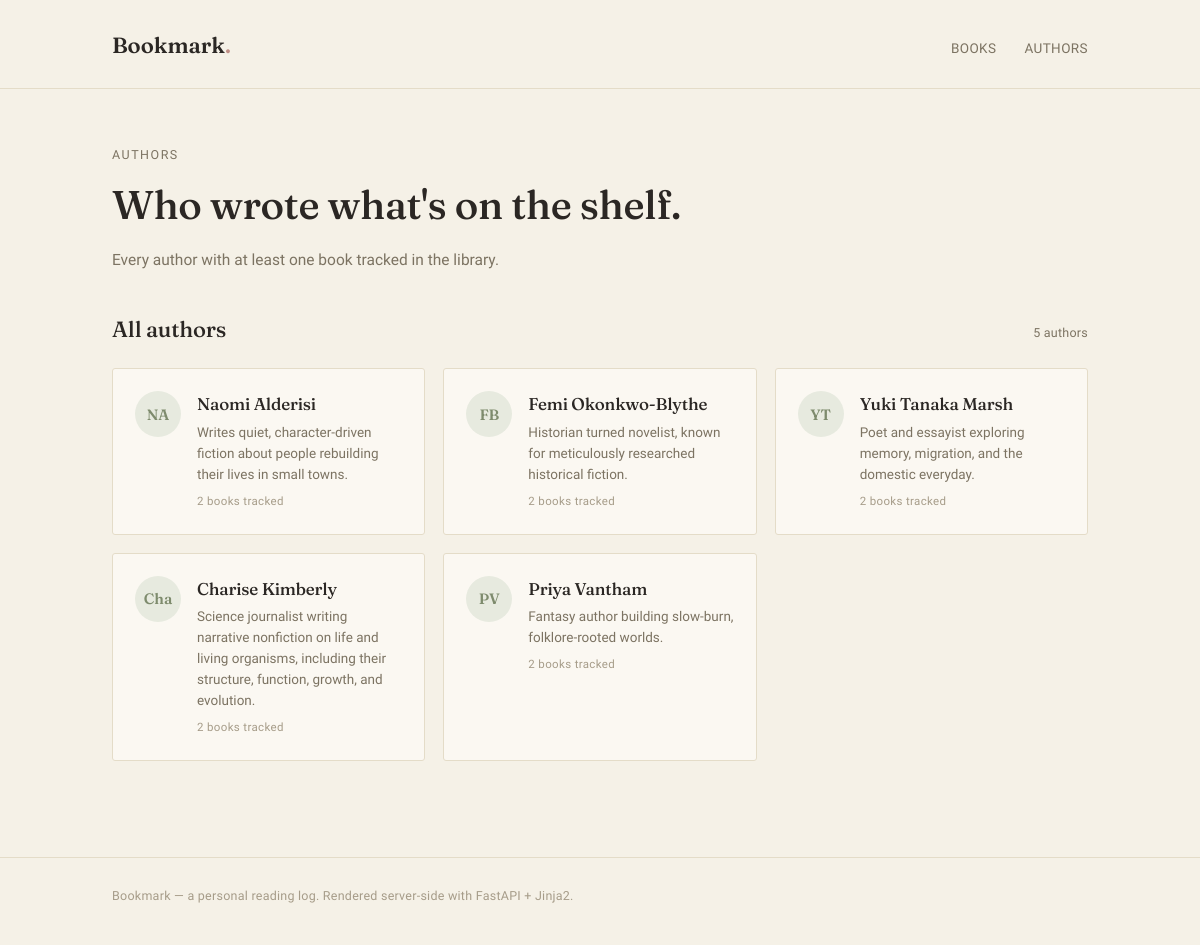
The app's page /authors with its own data.
### models.py (models this page shows)
class Author(Base):
    __tablename__ = "authors"
    id: Mapped[int] = mapped_column(primary_key=True, index=True)
    name: Mapped[str] = mapped_column(String(100), nullable=False)
    bio: Mapped[str | None] = mapped_column(String(500), nullable=True)
    initials: Mapped[str | None] = mapped_column(String(10), nullable=True)
    books: Mapped[list["Book"]] = relationship(back_populates="author", cascade="all, delete-orphan")

### main.py (the view)
@app.get("/authors", include_in_schema=False)
def authors_page(request: Request, db: Annotated[Session, Depends(get_db)]):
    result = db.execute(select(models.Author))
    authors = result.scalars().all()
    result = db.execute(select(models.Book))
    books = result.scalars().all()
    return templates.TemplateResponse(
        request,
        "authors.html",
        {"authors" : authors, "books" : books}
    )

### templates/authors.html
{% extends "index.html" %}
{% block content %}
  <div class="wrap">
    <section class="hero" style="margin-bottom: 40px;">
      <div class="eyebrow">Authors</div>
      <h1>Who wrote what's on the shelf.</h1>
      <p class="sub">Every author with at least one book tracked in the library.</p>
    </section>
    <section>
      <div class="section-head">
        <h2>All authors</h2>
        <span class="count-tag">{{ authors|length }} authors</span>
      </div>
      <div class="grid" style="grid-template-columns: repeat(auto-fill, minmax(280px, 1fr));">
        {% for author in authors %}
          {% set book_count = books | selectattr('author_id', 'equalto', author.id) | list | length %}
          <a class="author-card" href="/authors/{{ author.id }}">
            <span class="avatar">{{ author.initials }}</span>
            <div>
              <h3>{{ author.name }}</h3>
              <p>{{ author.bio }}</p>
              <span class="book-count">{{ book_count }} book{{ "" if book_count == 1 else "s" }} tracked</span>
            </div>
          </a>
        {% endfor %}
      </div>
    </section>
  </div>
{% endblock content %}

### static/css/style.css (style rules this page uses)
:root { --ivory: #F5F1E7; --paper: #FBF8F2; --ink: #2B2724; --taupe: #7C7362; --taupe-light: #A69C89; --line: #E4DCC8; --sage: #7E8B6D; --sage-soft: #E7EADF; --rose: #C08F86; --rose-soft: #F3E3DF; --ochre: #B08A45; --ochre-soft: #EFE4CD; --slate: #6E7C8C; --slate-soft: #E1E6EA; --plum: #8B6E82; --plum-soft: #EBE0E7; --radius: 3px; --shadow: 0 1px 2px rgba(43, 39, 36, 0.05), 0 8px 24px -12px rgba(43, 39, 36, 0.12); }
* { box-sizing: border-box; }
html { scroll-behavior: smooth; }
body { margin: 0; background: var(--ivory); color: var(--ink); font-family: 'Work Sans', sans-serif; font-size: 15px; line-height: 1.55; -webkit-font-smoothing: antialiased; }
h1, h2, h3, .display { font-family: 'Fraunces', serif; font-weight: 500; letter-spacing: -0.01em; margin: 0; }
a { color: inherit; text-decoration: none; }
.wrap { max-width: 1040px; margin: 0 auto; padding: 0 32px; }
.hero { margin-bottom: 56px; }
.eyebrow { font-size: 12.5px; letter-spacing: 0.12em; text-transform: uppercase; color: var(--taupe); margin-bottom: 10px; }
.hero h1 { font-size: 40px; max-width: 22ch; }
.hero p.sub { margin-top: 12px; color: var(--taupe); max-width: 46ch; font-size: 15.5px; }
.section-head { display: flex; align-items: baseline; justify-content: space-between; margin-bottom: 22px; }
.section-head h2 { font-size: 22px; }
.count-tag { font-size: 12.5px; color: var(--taupe); letter-spacing: 0.02em; }
.grid { display: grid; grid-template-columns: repeat(auto-fill, minmax(220px, 1fr)); gap: 18px; }
.author-card { background: var(--paper); border: 1px solid var(--line); border-radius: var(--radius); padding: 22px; display: flex; gap: 16px; align-items: flex-start; transition: box-shadow 0.15s ease, transform 0.15s ease; }
.avatar { width: 46px; height: 46px; border-radius: 50%; background: var(--sage-soft); color: var(--sage); display: flex; align-items: center; justify-content: center; font-family: 'Fraunces', serif; font-weight: 600; font-size: 15px; flex: 0 0 auto; }
.author-card h3 { font-size: 17px; margin-bottom: 4px; }
.author-card p { margin: 0; font-size: 13.5px; color: var(--taupe); }
.author-card .book-count { display: inline-block; margin-top: 8px; font-size: 11.5px; color: var(--taupe-light); letter-spacing: 0.03em; }

### records on screen
Author: initials "NA", name "Naomi Alderisi", bio "Writes quiet, character-driven fiction about people rebuilding their lives in small towns.", book_count "2", value "s"
Author: initials "FB", name "Femi Okonkwo-Blythe", bio "Historian turned novelist, known for meticulously researched historical fiction.", id "2", value "s"
Author: initials "YT", name "Yuki Tanaka Marsh", bio "Poet and essayist exploring memory, migration, and the domestic everyday.", book_count "2", value "s"
Author: initials "Cha", name "Charise Kimberly", bio "Science journalist writing narrative nonfiction on life and living organisms, including their structure, function, growth, and evolution.", book_count "2", value "s"
Author: initials "PV", name "Priya Vantham", bio "Fantasy author building slow-burn, folklore-rooted worlds.", book_count "2", value "s"

### other values on screen
{{ authors|length }} "5"
